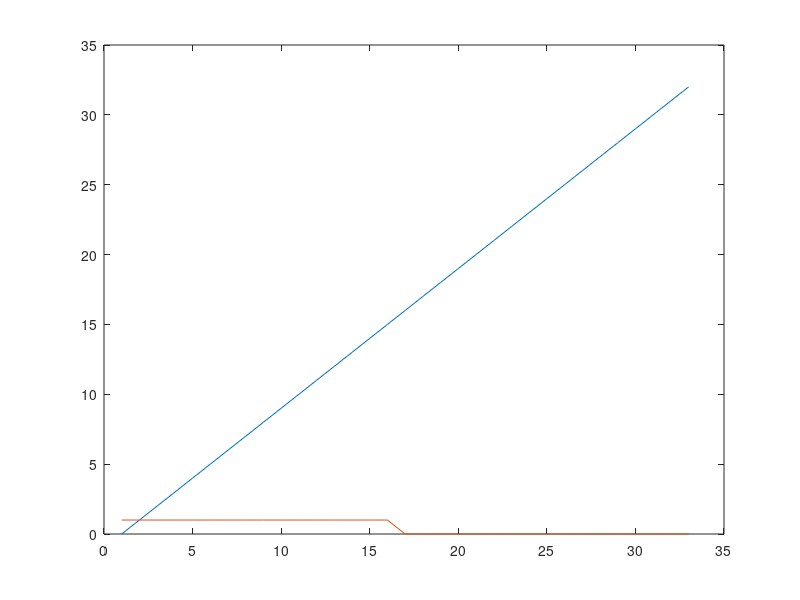

Write the MATLAB code that produced this figure.
%% E. Bailey Galacci & Justin P Williams
% Flat Earth Inc.
% 10/17/2019

% This script is to initialize the dynamicFIRv1 simulink model

% Parameters of the model are:
%   W_Bits, F_Bits, ram_size
%   Ts_system, Ts
%
% Inputs of the model are:
%   Avalon Control Signals:
%       Avalon_Source_Valid
%       Avalon_Source_Data
%       Avalon_Source_Channel
%       Avalon_Source_Error
%
%   Register Control Signals:
%       Register_Data
%       Register_Addr
%       Register_Write_En
%       inSignal (Simple cosine)
%   
%
% Outputs of the model are:
%   Avalon Sink Signals:
%       wr_dout
%       outputBus
%       outSignal (Filtered cosine)
%

%% To do: set up these model things as an object mp (model parameters)
clear; clc;

MODEL_NOT_REAL = 1;

%% Setting up model parameters:
Fs = 48000; % Hz, this is the standard input rate of the audio codec
Ts = 1/Fs;

if (MODEL_NOT_REAL)
    Fs_system = 1;   % this is here solely to use up less space
else
    Fs_system = 50000000; % 50 MHz, this is the clock rate we expect of the DE10
end
Ts_system = 1/Fs_system;
W_Bits = 32; F_Bits = 28;


% THINGS WE CAN MESS AROUND WITH
ram_size = 4;
Sel_Bits = 2; % 2, since there are two RAM blocks and we want a state where we don't write to either
RAM_0_SEL = 0; RAM_1_SEL = 1;
LED_Bits = 8; % there are 8 LEDs we can output to. Might as well use them all.

%% Setting up model inputs:
steps = 2^(ram_size + 1);
stop_time = Ts_system*steps;  %%%% NOTE: set low because simplicity of model
tt_system = (0:Ts_system:stop_time)';   
tt_inputs = (0:Ts_system:stop_time)';

% Avalon Control Signals:
% Avalon Processing Block only executes when valid == 1
Avalon_Source_Valid = [tt_system, ones(length(tt_system), 1)];

% Avalon Data is used as the input read address and select.
%  must be 32 bit unsigned int. Addr is bottom Addr_Bits. Sel is next Sel_Bits
%  originally this is fixdt(1,32,28), but for this test its easier to use unisigned ints.
Avalon_Source_Data = [tt_system, ones(length(tt_system), 1)];

% For now, the system is only implemented on the left channel. So all 0s.
Avalon_Source_Channel = [tt_system, zeros(length(tt_system), 1)];

% Error isn't implemented fully. Set to 0s. 
Avalon_Source_Error = [tt_system, zeros(length(tt_system), 1)];

% Register Control Signals:
% These registers will let us actually write to the RAM blocks. 
% Register_Data will control the 8-bit LED output if Avalon asks for that
% specific Sel & Addr code. 32 bit signed int, but we only care about 8.
Register_Data = [tt_system, ones(length(tt_system), 1)];
% Register_Addr sets which RAM to write to and where. 32 bit uint   
Register_Addr = [tt_system, ones(length(tt_system), 1)];
% Register_En sets when to write to RAM. 32 bit uint   
Register_Write_En = [tt_system, zeros(length(tt_system), 1)];
% Filtering Signal
inSignal = [tt_system, cos(tt_system)]; 


%% Here, we mess around with model inputs for testing purposes.
% first, set up the registers to fill the tables.
i = 1;
for ix = 2^ram_size : -1 : 1
    % first lookup table is a forward count
    Register_Data(i,2) = i;
    Register_Addr(i,2) = i-1;
    Register_Write_En(i,2) = 1;
    i = i+1;
end

% for ix = 2^ram_size : -1 : 1
%     % Second lookup table is a forward count
%     Register_Data(i,2) = ix;
%     Register_Addr(i,2) = i-1;
%     Register_En        = 1;
%     i = i+1;
% end
plot(Register_Write_En)

Register_Addr(33:end, 2) = 32; %this sets sel to 2, nullifying the writes to both RAM_0 and RAM_1
%% now that we've filled the tables, lets try reading from them!
Avalon_Source_Data(:,2) = 32; % this is outside the range. 
Avalon_Source_Data(:,2);
% starting at i = 33
addr = 0;
% say, read from addr 0 in table 0. and go up from there.
while(i < steps+2)
    Avalon_Source_Data(i,2) = addr;
    addr = addr + 1;
    i = i+1; 
end
% NOTE: expecting addr of 32 to be seen as address 0, but there's a z-delay
% so we shouldn't see that anyways. 